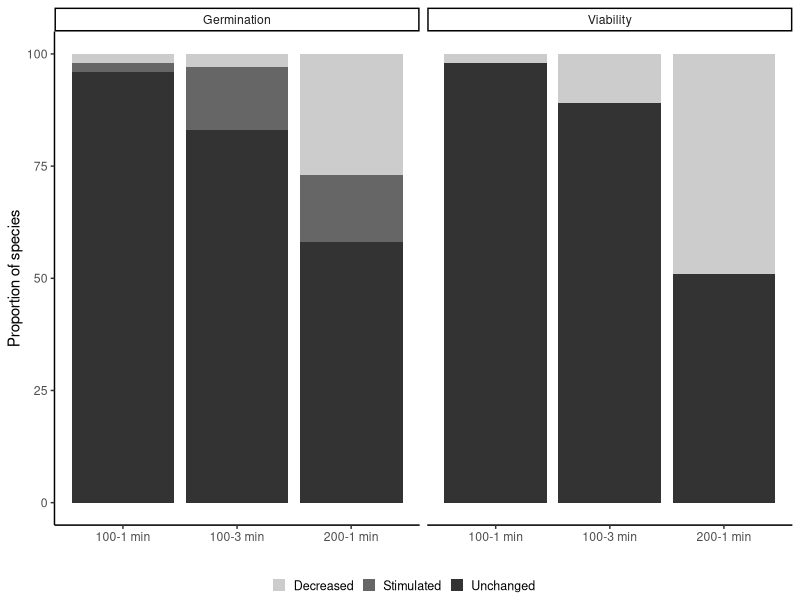

The R script that drew this image: (Note: this script raises an error after producing the figure.)
# ============ ULTIMA figura (barplots) junho 2020 ================
# figura 3 paper Seeds - diferentes tentativas - Zupo et al.
#=======================================================================

#pacotes
library(plyr)
library(ggplot2)
library(gridExtra)
library(ggpubr)

#lendo tables
tali <- read.csv(file = "data/last.csv", sep = ";", dec = ".", header = T)
tali$prop<-tali$prop_sp*100
#germ <- tali[c(1:9),]
#viab <- tali[c(10:18),]

# o único jeito é fazer com germ e viab separado - 2 figuras lado a lado
f0 <- ggplot() +
  geom_bar(data=tali, aes(y = prop, x = trat, fill = fate), stat="identity",
           position='stack') +
  scale_fill_manual(values=c('#CCCCCC','#666666', '#333333'), labels = c("Decreased", "Stimulated", "Unchanged"))+
  scale_x_discrete(limits=c("100-1","100-3", "200 -1" ),
                   labels=c("100-1 min","100-3 min", "200-1 min" ))+
  xlab("") +
  ylab("Proportion of species") +
  theme_classic() +
  theme(legend.position="bottom", legend.text = element_text(size =9), legend.key.size = unit(0.35, "cm")) +
   facet_grid( ~ x)


  f0<- f0+labs(fill ="")

  png("figs/figura6b.png", res = 300, width = 1500, height = 1000)
  ggarrange(f0,
            common.legend = TRUE, legend = "bottom")
  dev.off()

## o jeito LONGO de fazer essa figura####
###########################################

f1 <-ggplot(data=germ, aes(x=trat, y=prop_sp, fill = fate,  width=.5)) + # width faz a barra ficar mais fina (ou grossa)
  geom_bar(position="stack", stat="identity")+
  scale_fill_manual(values=c('#CCCCCC','#666666', '#333333'), labels = c("Decreased", "Stimulated", "Unchanged"))+
  scale_x_discrete(limits=c("100-1","100-3", "200 -1" ),
                   labels=c("100 - 1 min","100 - 3 min", "200 - 1 min" ))+
  xlab("") +
  ylab("Proportion of species") +
  theme_classic() +
  theme (axis.text = element_text(size = 7), axis.title=element_text(size=8),
         axis.text.x=element_text(size=8),
         panel.grid.major=element_blank(),
         panel.grid.minor=element_blank(), panel.border=element_blank()) +
  theme(axis.line.x = element_line(color="black", size = 0), ## to write x and y axis again, ja que removi da borda
        axis.line.y = element_line(color="black", size = 0))+
  theme(legend.position="bottom", legend.text = element_text(size =9), legend.key.size = unit(0.35, "cm"))
f1<- f1+labs(fill ="")

f2 <- ggplot(data=viab, aes(x=trat, y=prop_sp, fill = fate,  width=.5)) + # width faz a barra ficar mais fina (ou grossa)
  geom_bar(position="stack", stat="identity")+
  scale_fill_manual(values=c('#CCCCCC','#666666', '#333333'),labels = c("Decreased", "Stimulated", "Unchanged"))+
  scale_x_discrete(limits=c("100-1","100-3", "200 -1" ),
                   labels=c("100 - 1 min","100 - 3 min", "200 - 1 min" ))+
  xlab("") +
  ylab("Proportion of species") +
  theme_classic() +
  theme (axis.text = element_text(size = 7), axis.title=element_text(size=8),
         axis.text.x=element_text(size=8),
         panel.grid.major=element_blank(),
         panel.grid.minor=element_blank(), panel.border=element_blank()) +
  theme(axis.line.x = element_line(color="black", size = 0), ## to write x and y axis again, ja que removi da borda
        axis.line.y = element_line(color="black", size = 0))+
  theme(legend.position="bottom", legend.text = element_text(size =9), legend.key.size = unit(0.35, "cm"))
f2<- f2+labs(fill ="")

png("figs/figura6.png", res = 300, width = 2000, height = 800)
ggarrange(f1, f2, labels = c("a", "b"),label.x = c(0.14, 0.14),
          common.legend = TRUE, legend = "bottom")
dev.off()

#as outras tentativas, furadas, eram: 1 - grouped barplot 2- barplot (germ) + line graph (viab) e 3 - so UM stacked barplot (mas q confundia germ e viab - fail)
